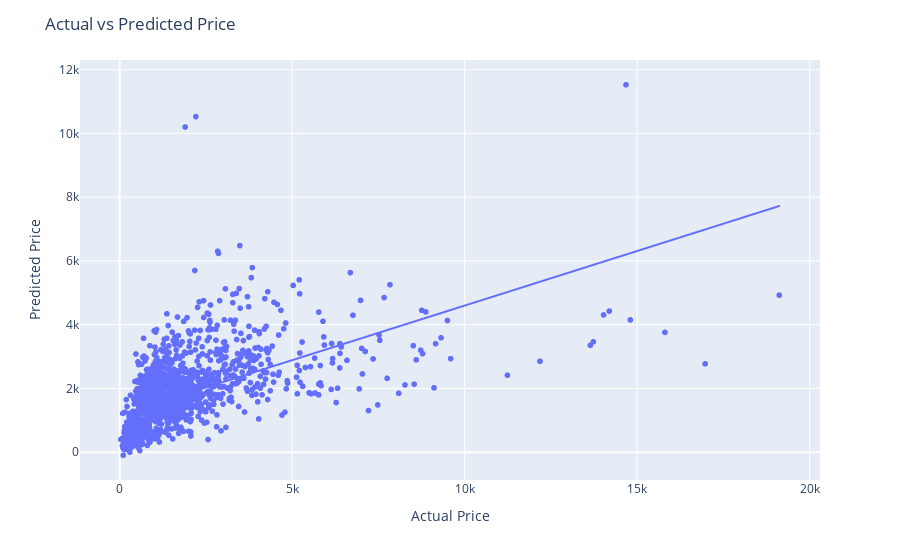

Here is the notebook cell this chart was saved with:
### Code cell
fig = px.scatter(x=y_test, y=y_pred,
                 labels={'x': 'Actual Price', 'y': 'Predicted Price'},
                 trendline="ols"
                 )
fig.update_layout(title='Actual vs Predicted Price', xaxis_title="Actual Price", yaxis_title="Predicted Price")
fig.show()

### Figure 1 — Plotly figure (JSON) as saved in the notebook; plotly's stock layout.template omitted (floating-point values rounded to 4 significant figures; data arrays with more than 128 entries replaced by an {"elided": "..."} marker saying what was removed)
{"data": [{"hovertemplate": "Actual Price=%{x}<br>Predicted Price=%{y}<extra></extra>", "legendgroup": "", "marker": {"color": "#636efa", "symbol": "circle"}, "mode": "markers", "name": "", "showlegend": false, "type": "scattergl", "x": {"elided": "1485 int values"}, "xaxis": "x", "y": {"elided": "1485 float values"}, "yaxis": "y"}, {"hovertemplate": "<b>OLS trendline</b><br>y = 0.342578 * x + 1173.19<br>R<sup>2</sup>=0.324871<br><br>Actual Price=%{x}<br>Predicted Price=%{y} <b>(trend)</b><extra></extra>", "legendgroup": "", "marker": {"color": "#636efa", "symbol": "circle"}, "mode": "lines", "name": "", "showlegend": false, "type": "scattergl", "x": {"elided": "1485 int values"}, "xaxis": "x", "y": {"elided": "1485 float values"}, "yaxis": "y"}], "layout": {"legend": {"tracegroupgap": 0}, "margin": {"t": 60}, "title": {"text": "Actual vs Predicted Price"}, "xaxis": {"anchor": "y", "domain": [0, 1], "title": {"text": "Actual Price"}}, "yaxis": {"anchor": "x", "domain": [0, 1], "title": {"text": "Predicted Price"}}}}
